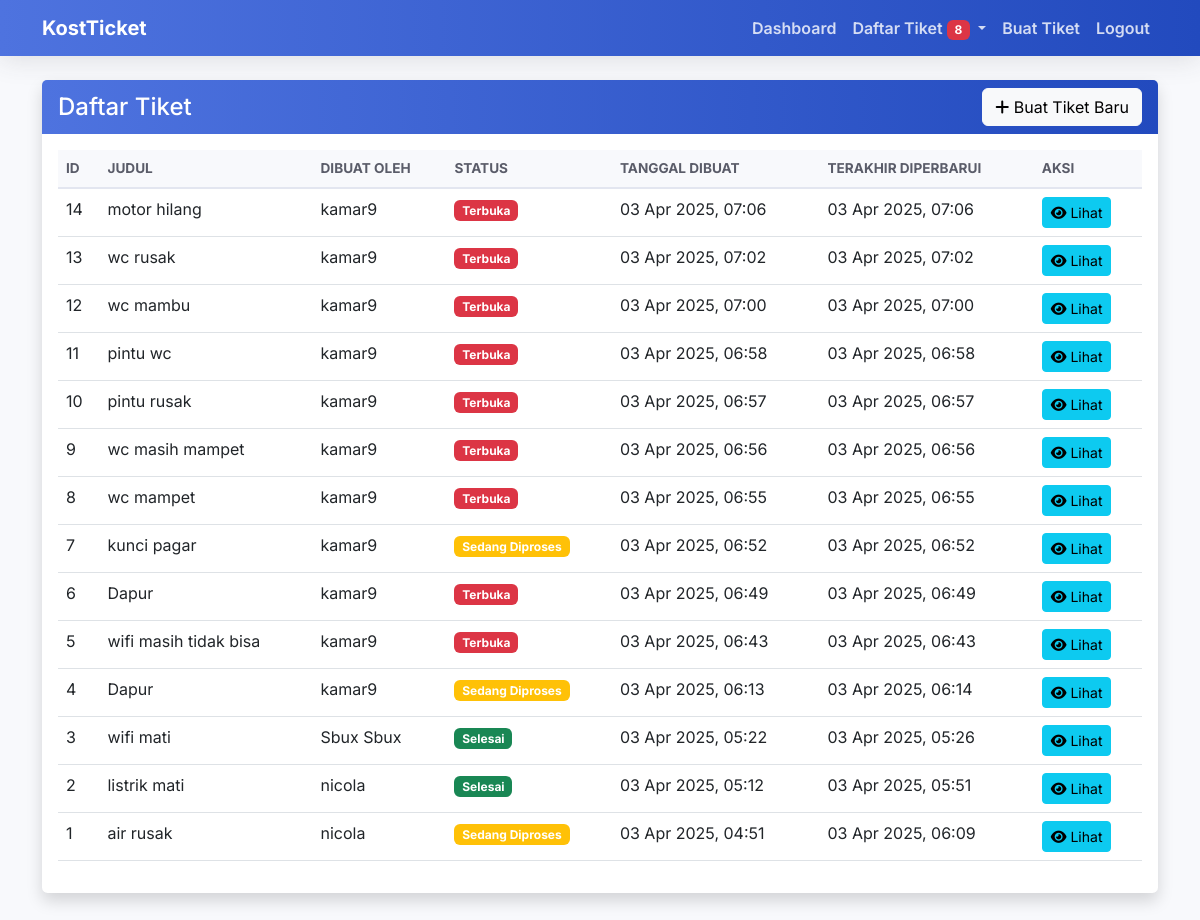
The page /tickets/ (signed in) on the database its author committed.
### tickets/models.py (models this page shows, shortened)
class Ticket(models.Model):
    STATUS_CHOICES = (
        ('open', _('Terbuka')),
        ('in_progress', _('Sedang Diproses')),
        ('resolved', _('Selesai')),
    )
    title = models.CharField(_('Judul'), max_length=100)
    description = models.TextField(_('Deskripsi'))
    status = models.CharField(_('Status'), max_length=20, choices=STATUS_CHOICES, default='open')
    created_by = models.ForeignKey(
        settings.AUTH_USER_MODEL,
        on_delete=models.CASCADE,
        related_name='tickets',
        verbose_name=_('Dibuat oleh')
    )
    created_at = models.DateTimeField(_('Tanggal dibuat'), auto_now_add=True)
    updated_at = models.DateTimeField(_('Terakhir diperbarui'), auto_now=True)
    class Meta:
        ordering = ['-created_at']
        verbose_name = _('Tiket')
        verbose_name_plural = _('Tiket')

### accounts/models.py (models this page shows, shortened)
class User(AbstractUser):
    phone_number = models.CharField(max_length=15, blank=True, null=True)
    is_admin = models.BooleanField(default=False)

### tickets/views.py (the view)
# urls.py: path('', views.ticket_list, name='ticket_list'),
@login_required
def ticket_list(request):
    if not request.user.is_admin and not request.user.is_staff:
        tickets = Ticket.objects.filter(created_by=request.user)
    else:
        tickets = Ticket.objects.all()
    return render(request, 'tickets/ticket_list.html', {'tickets': tickets})

### tickets/context_processors.py (called while the page is built)
def notifications_processor(request):
    context = {
        'unread_notifications_count': 0
    }
    if request.user.is_authenticated:
        if hasattr(request.user, 'is_admin') and (request.user.is_admin or request.user.is_staff):
            context['unread_notifications_count'] = Notification.objects.filter(
                user=request.user,
                is_read=False
            ).count()
    return context

### templates/tickets/ticket_list.html (shortened to what this page needs)
{% extends 'base/base.html' %}
{% block content %}
<div class="row">
    <div class="col-md-12 mb-4">
        <div class="card shadow">
            <div class="card-header bg-primary text-white d-flex justify-content-between align-items-center">
                <h4 class="mb-0">Daftar Tiket</h4>
                <a href="{% url 'ticket_create' %}" class="btn btn-light">
                    <i class="fas fa-plus"></i> Buat Tiket Baru
                </a>
            </div>
            <div class="card-body">
                <div class="table-responsive">
                    <table class="table table-hover">
                        <thead>
                            <tr>
                                <th>ID</th>
                                <th>Judul</th>
                                {% if user.is_admin or user.is_staff %}
                                    <th>Dibuat Oleh</th>
                                {% endif %}
                                <th>Status</th>
                                <th>Tanggal Dibuat</th>
                                <th>Terakhir Diperbarui</th>
                                <th>Aksi</th>
                            </tr>
                        </thead>
                        <tbody>
                            {% if tickets %}
                                {% for ticket in tickets %}
                                    <tr>
                                        <td>{{ ticket.id }}</td>
                                        <td>{{ ticket.title }}</td>
                                        {% if user.is_admin or user.is_staff %}
                                            <td>{{ ticket.created_by.get_full_name|default:ticket.created_by.username }}</td>
                                        {% endif %}
                                        <td>
                                            {% if ticket.status == 'open' %}
                                                <span class="badge bg-danger">Terbuka</span>
                                            {% elif ticket.status == 'in_progress' %}
                                                <span class="badge bg-warning">Sedang Diproses</span>
                                            {% elif ticket.status == 'resolved' %}
                                                <span class="badge bg-success">Selesai</span>
                                            {% endif %}
                                        </td>
                                        <td>{{ ticket.created_at|date:"d M Y, H:i" }}</td>
                                        <td>{{ ticket.updated_at|date:"d M Y, H:i" }}</td>
                                        <td>
                                            <a href="{% url 'ticket_detail' ticket.id %}" class="btn btn-sm btn-info">
                                                <i class="fas fa-eye"></i> Lihat
                                            </a>
                                        </td>
                                    </tr>
                                {% endfor %}
                            {% else %}
                                <tr>
                                    <td colspan="{% if user.is_admin or user.is_staff %}7{% else %}6{% endif %}" class="text-center">
                                        Tidak ada tiket yang ditemukan. <a href="{% url 'ticket_create' %}">Buat tiket baru</a>.
                                    </td>
                                </tr>
                            {% endif %}
                        </tbody>
                    </table>
                </div>
            </div>
        </div>
    </div>
</div>
<div id="notification-container" class="position-fixed bottom-0 end-0 p-3" style="z-index: 5"></div>
{% endblock %}

### static/css/style.css (style rules this page uses)
:root { --primary-color: #4e73df; --secondary-color: #6c757d; --success-color: #1cc88a; --info-color: #36b9cc; --warning-color: #f6c23e; --danger-color: #e74a3b; --light-color: #f8f9fc; --dark-color: #5a5c69; }
body { font-family: 'Inter', -apple-system, BlinkMacSystemFont, "Segoe UI", Roboto, "Helvetica Neue", Arial, sans-serif; background-color: #f8f9fc; color: #333; }
.card { border: none; border-radius: 0.35rem; box-shadow: 0 0.15rem 1.75rem 0 rgba(58, 59, 69, 0.1); transition: all 0.3s ease; margin-bottom: 1.5rem; }
.card-header { background: linear-gradient(to right, #4e73df, #224abe); color: white; border-bottom: none; font-weight: 600; }
.table thead th { background-color: #f8f9fc; border-top: none; border-bottom: 2px solid #e3e6f0; font-weight: 700; color: #5a5c69; text-transform: uppercase; font-size: 0.85rem; }

### rows shown on the page
Ticket: id "14", title "motor hilang", created_by.get_full_name "kamar9", status "Terbuka", created_at "03 Apr 2025, 07:06", updated_at "03 Apr 2025, 07:06"
Ticket: id "13", title "wc rusak", created_by.get_full_name "kamar9", status "Terbuka", created_at "03 Apr 2025, 07:02", updated_at "03 Apr 2025, 07:02"
Ticket: id "12", title "wc mambu", created_by.get_full_name "kamar9", status "Terbuka", created_at "03 Apr 2025, 07:00", updated_at "03 Apr 2025, 07:00"
Ticket: id "11", title "pintu wc", created_by.get_full_name "kamar9", status "Terbuka", created_at "03 Apr 2025, 06:58", updated_at "03 Apr 2025, 06:58"
Ticket: id "10", title "pintu rusak", created_by.get_full_name "kamar9", status "Terbuka", created_at "03 Apr 2025, 06:57", updated_at "03 Apr 2025, 06:57"
Ticket: id "9", title "wc masih mampet", created_by.get_full_name "kamar9", status "Terbuka", created_at "03 Apr 2025, 06:56", updated_at "03 Apr 2025, 06:56"
Ticket: id "8", title "wc mampet", created_by.get_full_name "kamar9", status "Terbuka", created_at "03 Apr 2025, 06:55", updated_at "03 Apr 2025, 06:55"
Ticket: id "7", title "kunci pagar", created_by.get_full_name "kamar9", status "Sedang Diproses", created_at "03 Apr 2025, 06:52", updated_at "03 Apr 2025, 06:52"
Ticket: id "6", title "Dapur", created_by.get_full_name "kamar9", status "Terbuka", created_at "03 Apr 2025, 06:49", updated_at "03 Apr 2025, 06:49"
Ticket: id "5", title "wifi masih tidak bisa", created_by.get_full_name "kamar9", status "Terbuka", created_at "03 Apr 2025, 06:43", updated_at "03 Apr 2025, 06:43"
Ticket: id "4", title "Dapur", created_by.get_full_name "kamar9", status "Sedang Diproses", created_at "03 Apr 2025, 06:13", updated_at "03 Apr 2025, 06:14"
Ticket: id "3", title "wifi mati", created_by.get_full_name "Sbux Sbux", status "Selesai", created_at "03 Apr 2025, 05:22", updated_at "03 Apr 2025, 05:26"
Ticket: id "2", title "listrik mati", created_by.get_full_name "nicola", status "Selesai", created_at "03 Apr 2025, 05:12", updated_at "03 Apr 2025, 05:51"
Ticket: id "1", title "air rusak", created_by.get_full_name "nicola", status "Sedang Diproses", created_at "03 Apr 2025, 04:51", updated_at "03 Apr 2025, 06:09"

### other values the page prints
{{ unread_notifications_count }} "8"
